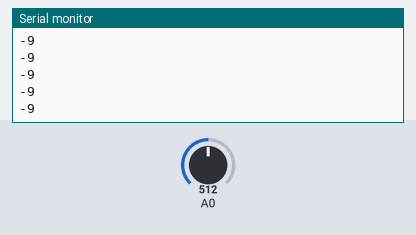
The sketch below on a simulated Arduino Uno, built with avr-gcc and run on an emulated ATmega328P. Parts: the last lines printed to the serial monitor. The test bench sets the inputs (shaded band); at power-on: A0 = 512.

Above: at 1.2 s.
1.3 s: A0 set to 716
At 2.4 s:
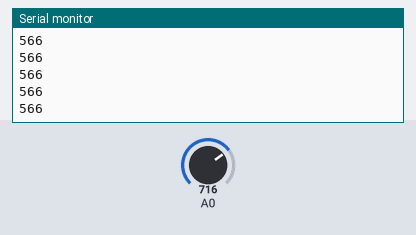
2.8 s: A0 set to 900
At 3.4 s:
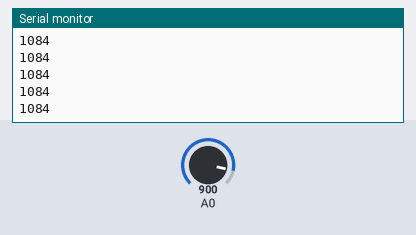
Timing chart, 0 to 5.8 s (numbered marks = the images above; inputs shaded):
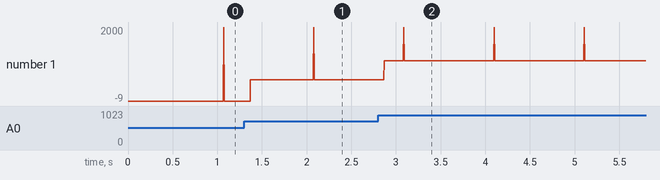

Measured:
- after the input at 1.3 s, the serial monitor: prints a new line after 0.07 s (image 1)
- after the input at 2.8 s, the serial monitor: prints a new line after 0.07 s (image 2)
- plotted number 1: -9 → 566 after the input at 1.3 s, 566 → 1084 after the input at 2.8 s

The sketch:

analog_detector.ino
```cpp
void setup()
{
  Serial.begin(9600);
}

void loop()
{
  static unsigned long millis_at_last_display = 0;

  if (millis() - millis_at_last_display >= 1000)
  {
    Serial.println(2000);
    millis_at_last_display = millis();
  }
  Serial.println(map(analogRead(0),160,870,-1000,1000));

  //delay(500);
}
```
